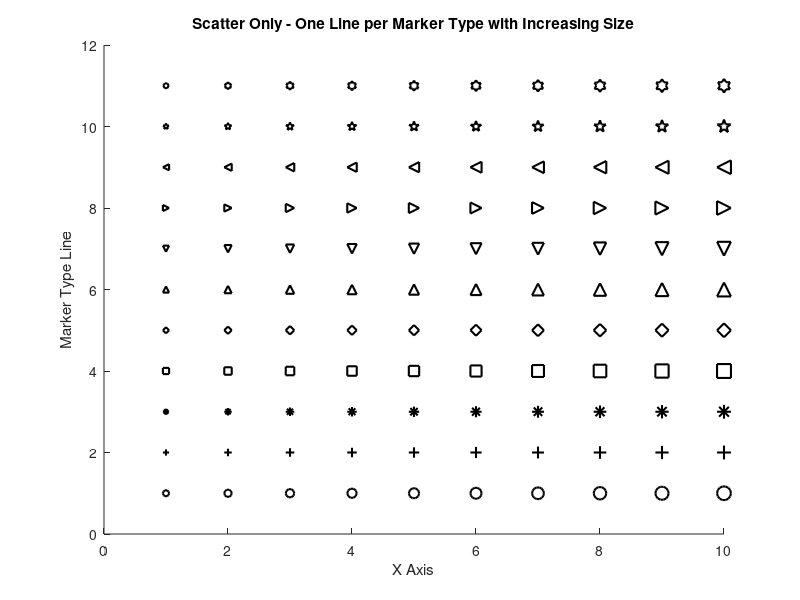

Reproduce this figure in MATLAB.
%=============================================================================
% Copyright (c) 2016-present Allan CORNET (Nelson)
%=============================================================================
% This file is part of the Nelson.
%=============================================================================
% LICENCE_BLOCK_BEGIN
% SPDX-License-Identifier: LGPL-3.0-or-later
% LICENCE_BLOCK_END
%=============================================================================
% <--ADV-CLI MODE-->
%=============================================================================
f = figure();
% Create figure
hold on;
% Settings
nPoints = 10; % Number of points per marker type
markers = {'o', '+', '*', 's', 'd', '^', 'v', '>', '<', 'p', 'h'};
sizesMin = 20; % Minimum size
sizesMax = 100; % Maximum size
% X positions
x = linspace(1, 10, nPoints);
% Fixed color
fixedColor = [0 0 0]; % black
% Plot each marker type
for m = 1:numel(markers)
    y = m * ones(size(x)); % Constant Y for each marker type
    sizes = linspace(sizesMin, sizesMax, nPoints); % Increasing sizes
    % Scatter points
    scatter(x, y, sizes, ...
        'Marker', markers{m}, ...
        'MarkerEdgeColor', fixedColor, ...
        'MarkerFaceColor', 'none', ...
        'LineWidth', 1.5);
end
title('Scatter Only - One Line per Marker Type with Increasing Size');
xlabel('X Axis');
ylabel('Marker Type Line');
ylim([0 numel(markers)+1]);
hold off;
